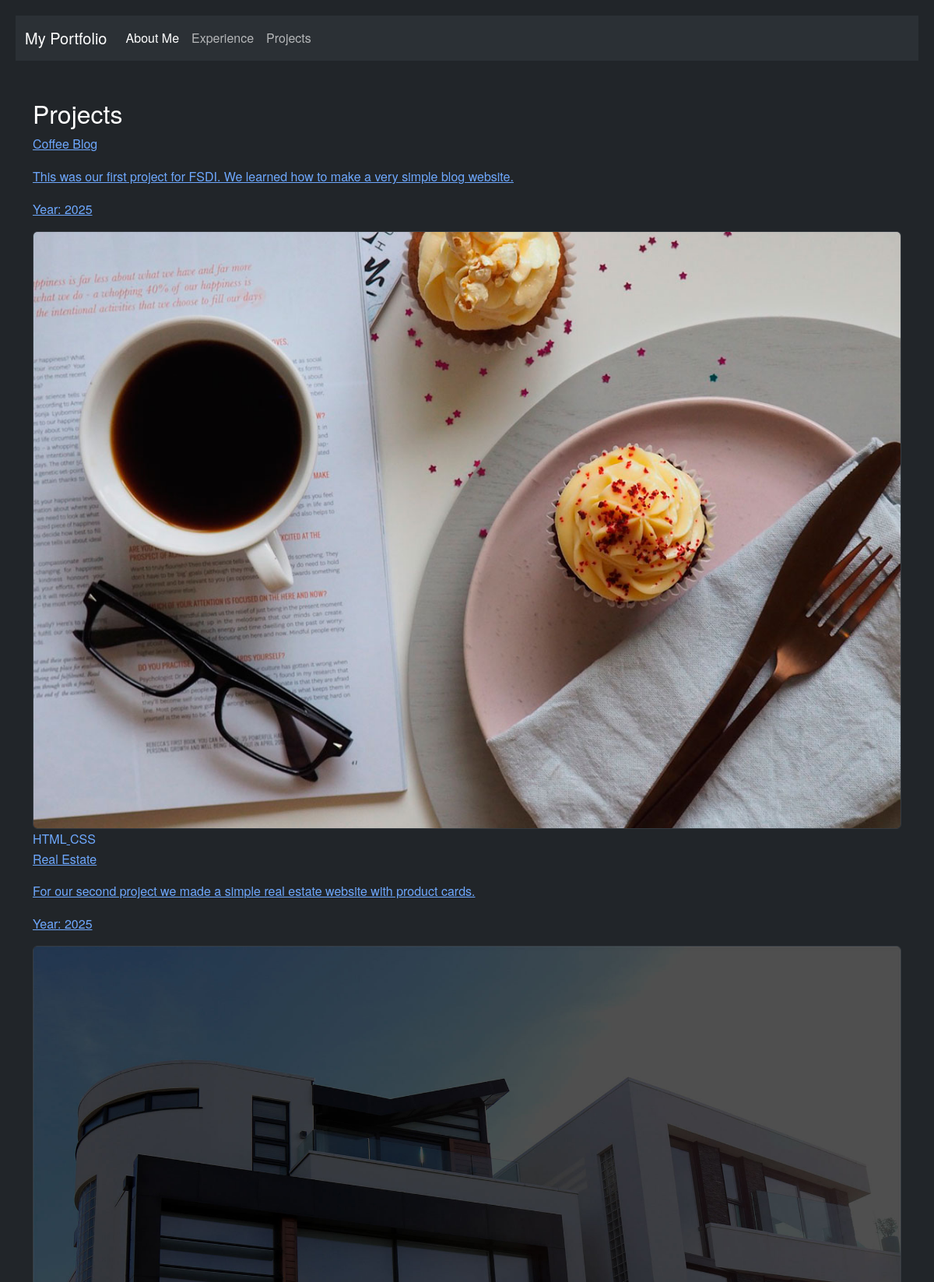
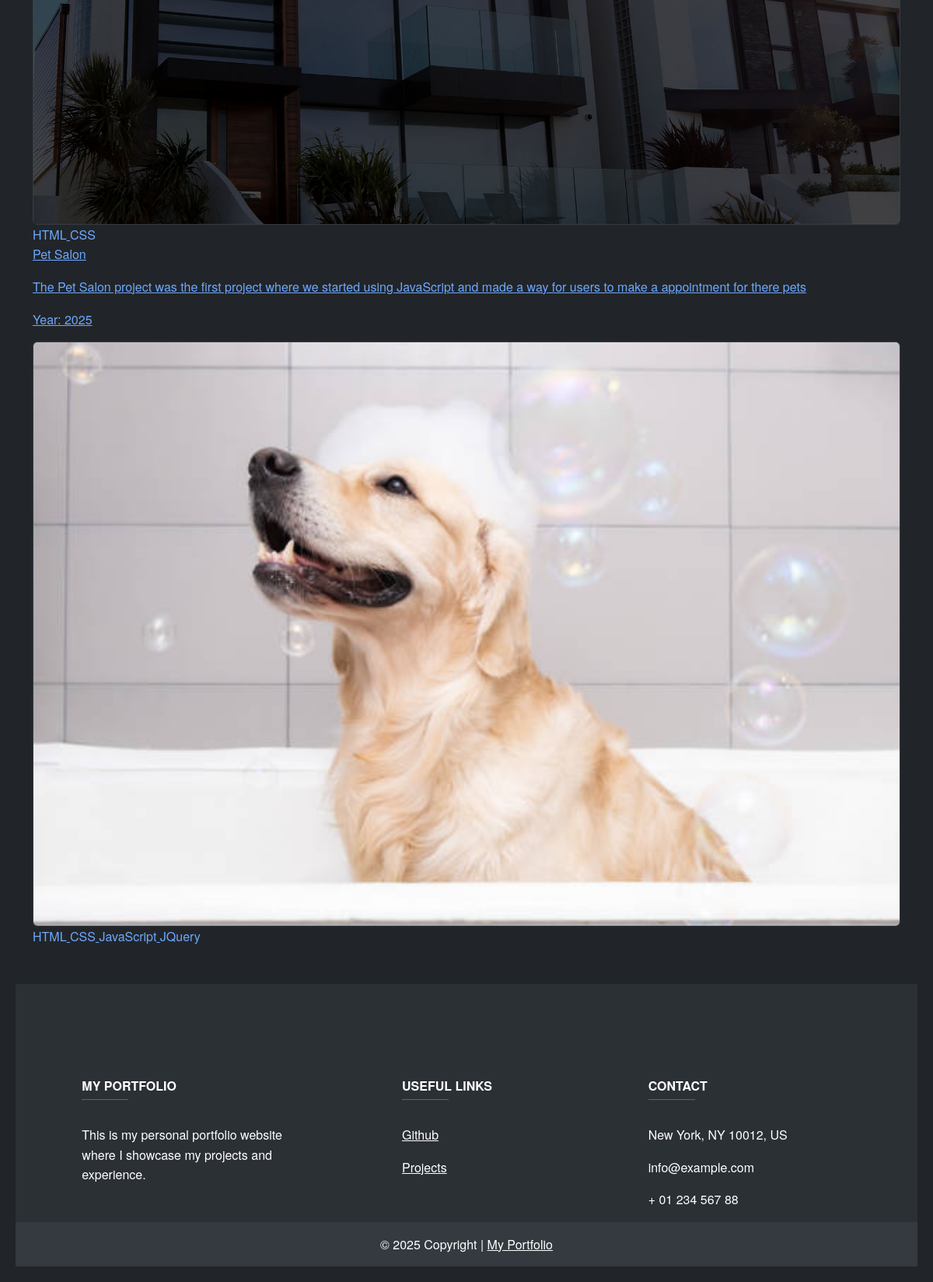
/projects/, run on the app's committed database (2 pictures, top to bottom).
### projects/models.py (models this page shows, shortened)
class Project(models.Model):
    title = models.CharField(max_length=200)
    description = models.TextField()
    year = models.PositiveIntegerField()
    image = models.ImageField(upload_to='projects/')
    repository = models.URLField()
    skills = models.ManyToManyField(Skill)

class Skill(models.Model):
    name = models.CharField(max_length=30)

### projects/views.py (the view)
# urls.py: path('projects/', projects_view, name='projects'),
def projects_view(request):
    projects_list = models.Project.objects.all()
    context = {'projects_list': projects_list}
    return render(request, 'projects/projects.html', context)

### templates/projects/projects.html (shortened to what this page needs)
{% extends "base.html" %}
{% load static %}
{% block content %}
<section class="projects-sectioin center-column">
    <h2>Projects</h2>
        <div class="project-list">
            {% for project in projects_list %}
            <div class="project-card">
                <a href="{{ project.repository }}" target="_blank">
                    <p>{{ project.title }}</p>
                    <p>{{ project.description }}</p>
                    <p>Year: {{ project.year }}</p>
                    <img src="{{ project.image.url }}" alt="{{ project.title }}"></img>
                    <div class="skills-container center">
                        {% for skill in project.skills.all %}
                        <label class="text-lable">{{ skill.name }}</label>
                        {% endfor %}
                    </div>
                </a>
            </div>
            {% endfor %}
        </div>
</section>
{% endblock content %}

### templates/base.html (shortened to what this page needs)
<!DOCTYPE html>
<html lang="en" data-bs-theme="dark">
<head>
    <link href="https://cdn.jsdelivr.net/npm/bootstrap@5.3.8/dist/css/bootstrap.min.css" rel="stylesheet">
    {% load static %}
    <link rel="stylesheet" href="{% static 'css/style.css' %}">
</head>
<body class="d-flex flex-column min-vh-100">
    {% include "navbar.html" %}
    <div class="container my-5 flex-grow-1">
        {% block content %}
        {% endblock content %}
    </div>
    {% include "footer.html" %}
</body>
</html>

### templates/navbar.html (shortened to what this page needs)
<nav class="navbar navbar-expand-lg bg-body-tertiary">
    <div class="container-fluid">
        <a class="navbar-brand" href="#">My Portfolio</a>
        <div class="collapse navbar-collapse" id="navbarNav">
            <ul class="navbar-nav">
                <li class="nav-item">
                    <a class="nav-link active" aria-current="page" href="{% url 'about_me' %}">About Me</a>
                </li>
                <li class="nav-item">
                    <a class="nav-link" href="{% url 'experience' %}">Experience</a>
                </li>
                <li class="nav-item">
                    <a class="nav-link" href="{% url 'projects' %}">Projects</a>
                </li>
            </ul>
        </div>
    </div>
</nav>

### templates/footer.html (shortened to what this page needs)
<footer class="text-center text-lg-start text-white " style="background-color: #2b3035">
    <section class="d-flex justify-content-between p-4">
        <div>
        </div>
    </section>
    <section>
        <div class="container text-center text-md-start mt-5">
            <div class="row mt-3">
                <div class="col-md-3 col-lg-4 col-xl-3 mx-auto mb-4">
                    <h6 class="text-uppercase fw-bold">My Portfolio</h6>
                    <hr class="mb-4 mt-0 d-inline-block mx-auto" style="width: 60px; height: 2px"/>
                    <p>This is my personal portfolio website where I showcase my projects and experience.</p>
                </div>
                <div class="col-md-3 col-lg-2 col-xl-2 mx-auto mb-4">
                    <h6 class="text-uppercase fw-bold">Useful links</h6>
                    <hr class="mb-4 mt-0 d-inline-block mx-auto" style="width: 60px; height: 2px"/>
                    <p><a href="#!" class="text-white">Github</a></p>
                    <p><a href="{% url 'projects' %}" class="text-white">Projects</a></p>
                </div>
                <div class="col-md-4 col-lg-3 col-xl-3 mx-auto mb-md-0 mb-4">
                    <h6 class="text-uppercase fw-bold">Contact</h6>
                    <hr class="mb-4 mt-0 d-inline-block mx-auto" style="width: 60px; height: 2px"/>
                    <p> New York, NY 10012, US</p>
                    <p> info@example.com</p>
                    <p> + 01 234 567 88</p>
                </div>
            </div>
        </div>
    </section>
    <div class="text-center p-3" style="background-color: #343a40">
        © 2025 Copyright |
        <a class="text-white" href="{% url 'about_me' %}">My Portfolio</a>
    </div>
</footer>

### static/css/style.css (style rules this page uses)
* { margin: 0; padding: 0; box-sizing: border-box; }
:root { --body-color: #212529; --text-color: #ffffff; --font-family: 'Helvetica Neue', Helvetica, Arial, sans-serif; }
body { background-color: var(--body-color); color: var(--text-color); font-family: var(--font-family); line-height: 1.6; padding: 20px; }
.project-card img { width: 100%; border-radius: 6px; border: 1px solid #343a40; }

### data on the page
Project: title "Coffee Blog", description "This was our first project for FSDI. We learned how to make a very simple blog website.", year "2025", image (picture)
Skill: name "HTML"
Skill: name "CSS"
Project: title "Real Estate", description "For our second project we made a simple real estate website with product cards.", year "2025", image (picture)
Project: title "Pet Salon", description "The Pet Salon project was the first project where we started using JavaScript and made a way for users to make a appointment for there pets", year "2025", image (picture)
Skill: name "JavaScript"
Skill: name "JQuery"
